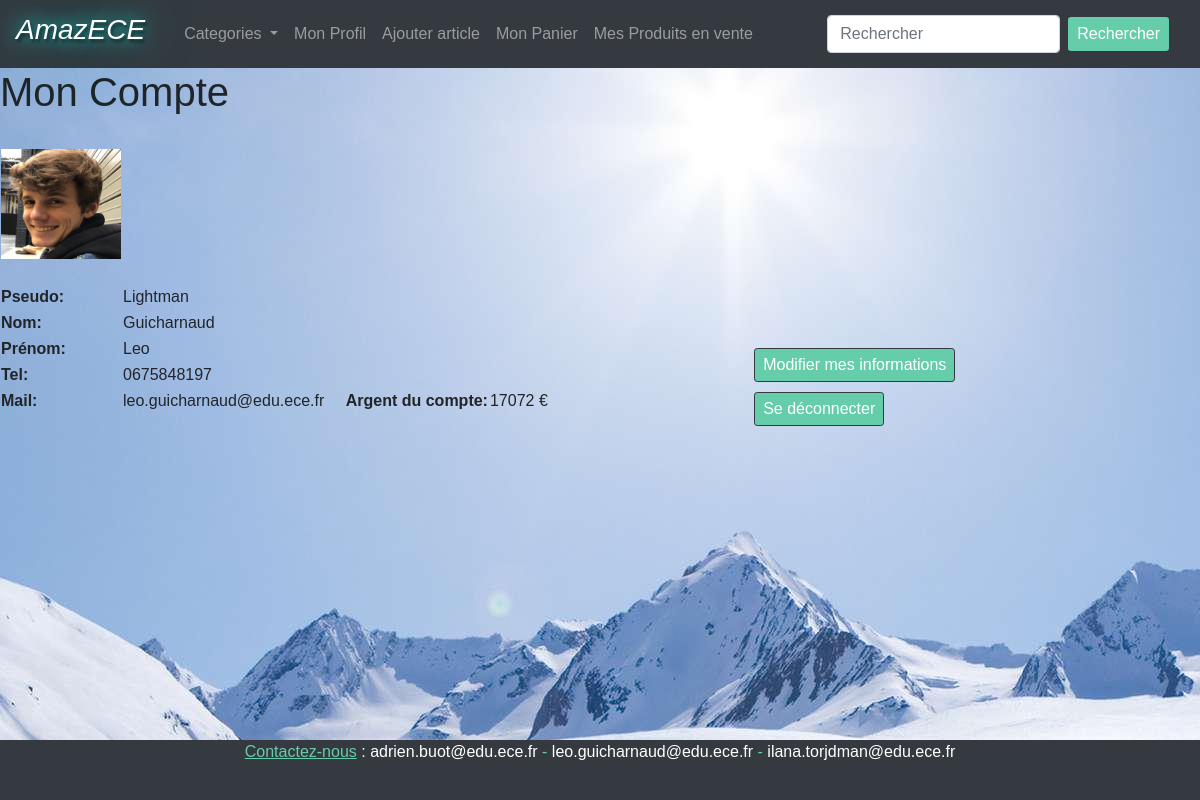
/front/monCompte.php (signed in), run on the app's committed database.
### tables this page shows
CREATE TABLE People(Id INT PRIMARY KEY NOT NULL AUTO_INCREMENT,Nom varchar(50) NOT NULL,Prenom varchar(50) NOT NULL,Pseudo varchar(50) NOT NULL,Mail varchar(50) NOT NULL,N_Telephonne varchar(10) NOT NULL,Mot_De_Passe varchar(50) NOT NULL,media int NOT NULL, FOREIGN KEY(media) REFERENCES media(Id));

CREATE TABLE Media(Id INT PRIMARY KEY NOT NULL AUTO_INCREMENT, Path1 varchar(50) NOT NULL,Path2 varchar(50),Path3 varchar(50),Path4 varchar(50),Path5 varchar(50));

CREATE TABLE Vendeur(Porte_Monnaie varchar(50) NOT NULL,people int NOT NULL, FOREIGN KEY(people) REFERENCES people(Id));

### sendRequest.php (called while the page is built, shortened)
<?php
	function sendRequest($sql){
		$database = "amazece";
		$db_handle = mysqli_connect('localhost','root','');
		$db_found = mysqli_select_db($db_handle,$database);
		if($db_found){
			$result = mysqli_query($db_handle, $sql);
			return $result;
		}
		else{
				echo "Database not found";
		}
	}
?>

### front/monCompte.php (the view, shortened to what this page needs)
<?php
	include("../sendRequest.php");
?>
<?php
	$result = sendRequest("SELECT * FROM People, Media WHERE '".$_SESSION['ID_people']."'=People.Id AND People.media = Media.Id");
	while($data=mysqli_fetch_assoc($result)){
		$Nom = isset($data['Nom'])? $data['Nom']:"";
		$Pseudo = isset($data['Pseudo'])? $data['Pseudo']:"";
		$Prenom = isset($data['Prenom'])? $data['Prenom']:"";
		$Tel = isset($data['N_Telephonne'])? $data['N_Telephonne'] :"";
		$Mail = isset($data['Mail'])? $data['Mail']:"";
		$ImageProfil = isset($data['Path1'])?$data['Path1']:NULL;
	}
?>
<!DOCTYPE html>
<html>
<head>
	<link rel="stylesheet" href="https://stackpath.bootstrapcdn.com/bootstrap/4.1.3/css/bootstrap.min.css">
	<link rel="stylesheet" href="styles.css">
</head>
<body>
	<?php
		include("header.php");
	?>
	<h1>Mon Compte</h1><br>
	<div class="block" >
	<table>
		<tr>
			<td>
				<?php echo '<img class="img-responsive" src="' . ($ImageProfil?$ImageProfil:"personne.jpg") . '" alt="Bootstrap" class="img-thumbnail" width="120" height="110"><br><br>'; ?>
			</td>
		</tr>
			<td class="titre">Pseudo: </td>
			<td><?php echo $Pseudo; ?><br> </td>
		<tr>
			<td class="titre">Nom: </td>
			<td><?php echo $Nom; ?><br> </td>
		</tr>
		<tr>
			<td class="titre">Prénom: </td>
			<td><?php echo $Prenom; ?><br></td>
		</tr>
		<tr>
			<td class="titre">Tel: </td>
			<td><?php echo $Tel; ?><br></td>
		</tr>
		<tr>
			<td class="titre">Mail: </td>
			<td><?php echo $Mail; ?><br></td>
		</tr>
	</table>
</div>
	<?php
		if($_SESSION['type_utilisateur'] == 2){
			$result = sendRequest("SELECT * FROM Client, People WHERE Client.people=" . $_SESSION['ID_people']);
			while($data = mysqli_fetch_assoc($result)){
				$Porte_Monnaie = isset($data['Porte_Monnaie'])? $data['Porte_Monnaie']:"" ;
				$Adresse_L1 = isset($data['Adresse_L1'])? $data['Adresse_L1']:"";
				$Adresse_L2 = isset($data['Adresse_L2'])? $data['Adresse_L2']:"";
				$Ville = isset($data['Ville'])? $data['Ville']:"";
				$Code_Postal = isset($data['Code_Postal'])? $data['Code_Postal']:"";
				$Pays = isset($data['Pays'])? $data['Pays']:"";
		}
	?>
	<div class="block col-lg-4" >
	<table>
		<tr>
			<td class="titre">Adresse L1: </td>
			<td><?php echo $Adresse_L1; ?></td>
		</tr>
		<tr><td><?php if($Adresse_L2 != NULL || $Adresse_L2 != ""){echo 'Adresse L2 :';} ?> </td>
					<td><?php echo $Adresse_L2; ?><br></td>
			</tr>
		<tr>
			<td class="titre">Ville: </td>
			<td><?php echo $Ville; ?><br></td>
		</tr>
		<tr>
			<td class="titre">Pays: </td>
			<td><?php echo $Pays; ?><br></td>
		</tr>
		<tr>
			<td class="titre">Argent du compte: </td>
			<td><?php echo $Porte_Monnaie; ?> € <br></td>
		</tr>
	</table>
	</div>
	<?php
		}else if($_SESSION['type_utilisateur'] == 1){
		$result = sendRequest("SELECT * FROM Vendeur, People WHERE Vendeur.people=" . $_SESSION['ID_people']);
		while($data = mysqli_fetch_assoc($result)){
		$Porte_Monnaie = isset($data['Porte_Monnaie'])? $data['Porte_Monnaie']:"" ;
			}
	?>
	<div class="block col-lg-4" >
	<table>
		<tr>
			<td class="titre">Argent du compte:  </td>
			<td><?php echo $Porte_Monnaie; ?> €</td>
		</tr>
	</table>
	</div>
	<?php
		}
	?>
	<div class="block col-lg-6" id="ok2">
 <form action="modifierMesInfos.php">
 <button class="bouton btn btn-dark btn-sm" type="submit" name="modifier"> Modifier mes informations</button>
	</form>
 <form action="../deconnection.php">
		<input class="bouton btn btn-dark btn-sm" type="submit" name="deconnection" value="Se déconnecter">
	</form>
	</div>
 <?php
	include ("footer.php");
	?>
</body>
</html>

### front/styles.css (style rules this page uses)
h1 { font-style: bold; font:left; }
body, html { height:100vh; }
#ok2 { height: 100px; width: 200px; }
.btn { background-color:#66CDAA; color: white; width: auto; font-family:Verdana, Geneva, sans-serif; font-size: 1em; }
.block { border: 1px black; display: inline-block; }
.bouton { margin: 5px; }
.titre { font-weight: bold; }
p, h1,h2, h3, body { font-family:Verdana, Geneva, sans-serif; }

### data on the page
people: media.Path1 (picture), Pseudo "Lightman", Nom "Guicharnaud", Prenom "Leo", N_Telephonne "0675848197", Mail "leo.guicharnaud@edu.ece.fr"
vendeur: Porte_Monnaie "17072"
